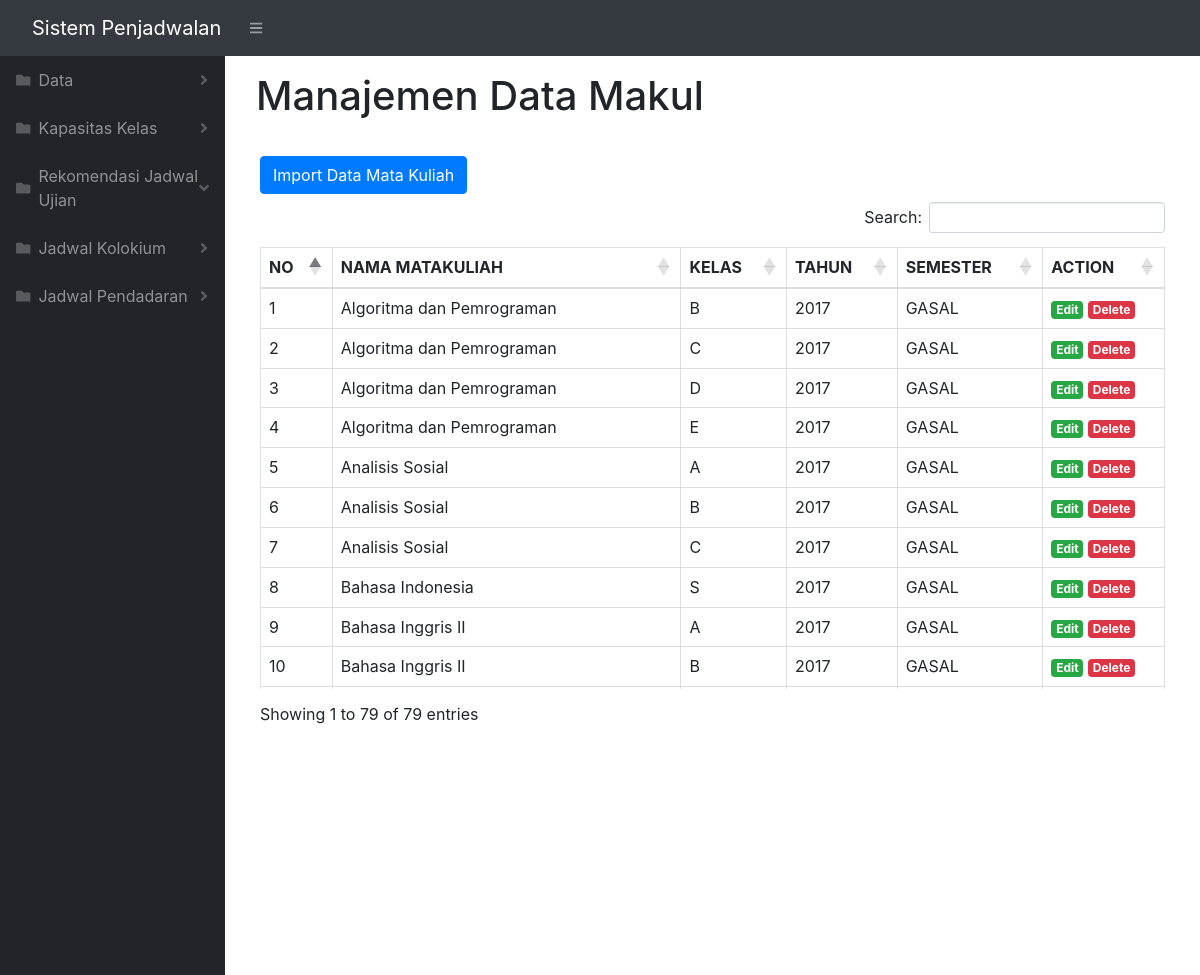
/index.php/rekomendasi/c_makul (upper part), run on an earlier commit of the app's database.
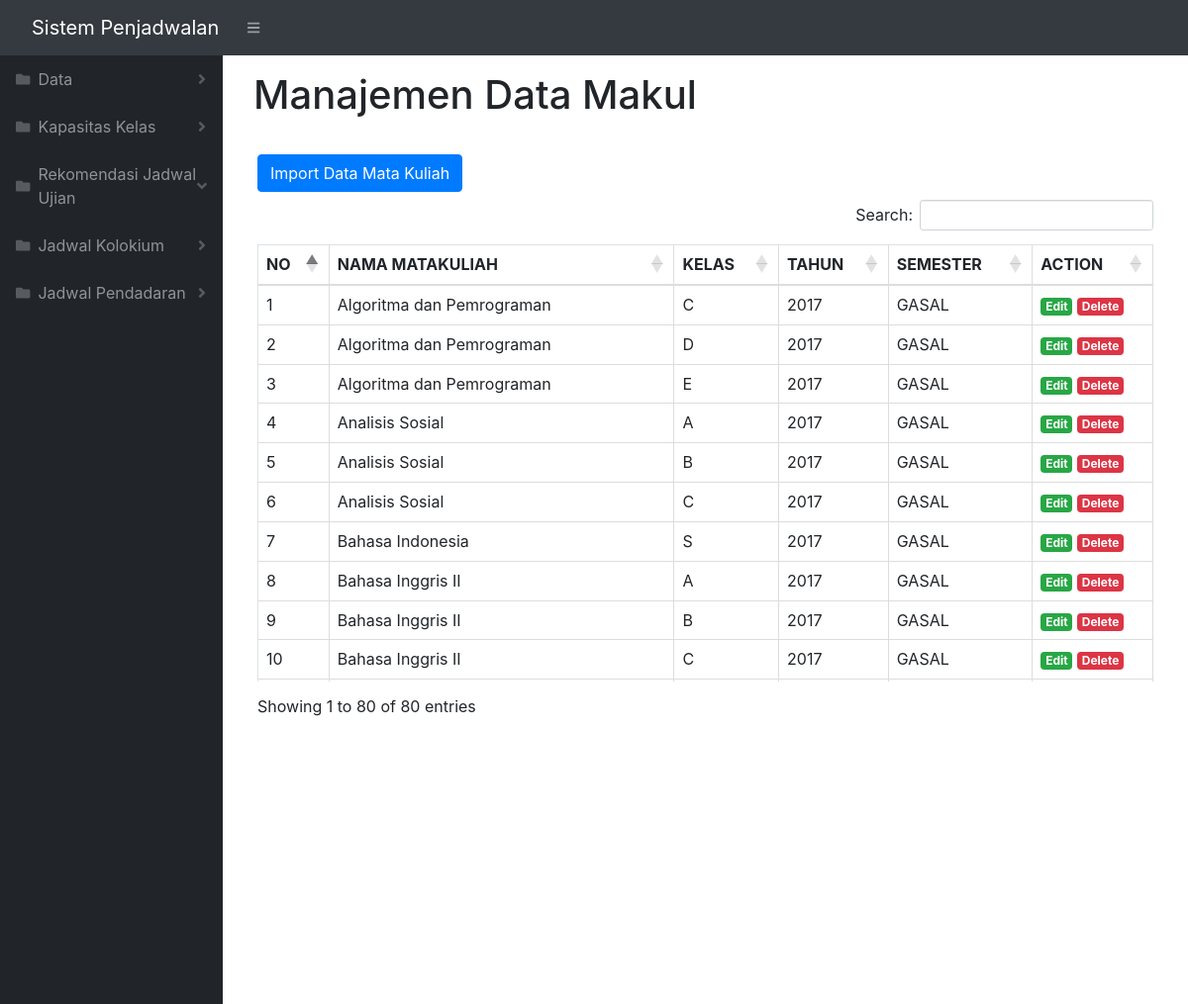
And on a later commit of the database.
### tables this page shows
CREATE TABLE `makul` (
  `idMakul` int(11) NOT NULL,
  `kodeMakul` varchar(255) NOT NULL,
  `tipeMakul` varchar(255) NOT NULL,
  `nama` varchar(255) NOT NULL,
  `tahun` varchar(255) NOT NULL,
  `semester` varchar(255) NOT NULL,
  `kelas` varchar(255) NOT NULL,
  `kapasitas` varchar(255) NOT NULL,
  `idSemester` int(11) NOT NULL
);

### application/controllers/Rekomendasi.php (called while the page is built, shortened)
<?php
class rekomendasi extends CI_Controller
{
    public function __construct()
    {
        $this->load->model('Jadwal_model');
        $this->load->library('excel');
    }
function c_makul() {
    $data['title'] = 'Manajemen Data Makul';
    $this->load->view('templates/header', $data);
    $this->load->view('templates/sidebar', $data);
    $this->load->view('templates/topbar', $data);
    $data['makul'] = $this->Jadwal_model->getDataMatkul();
    $this->load->view('rekomendasi/datamakul',$data);
    $this->load->view('templates/footer', $data);
}
}

### index.php (called while the page is built, shortened)
<?php
require_once BASEPATH.'core/CodeIgniter.php';

### application/models/Jadwal_model.php (called while the page is built, shortened)
<?php
class Jadwal_model extends CI_Model{
    function getDataMatkul(){
    	$hasil = $this->db->query("SELECT * FROM makul");
    	return $hasil->result_array();
    }
}

### application/views/rekomendasi/datamakul.php (the view, shortened to what this page needs)
<div id="layoutSidenav_content">
    <main>
        <div class="container-fluid">
            <nav class="navbar">
                <h1 class="mt-2"><?= $title ?></h1>
            </nav>
            <div class="card-body">
                <a href="http://" class="btn btn-primary mb-2" data-toggle="modal" data-target="#exampleModal">Import
                Data Mata Kuliah</a>
                <div class="table-responsive">
                    <table class="table table-bordered" id="tabelku" width="100%">
                        <thead>
                            <tr>
                                <th>NO</th>
                                <th>NAMA MATAKULIAH</th>
                                <th>KELAS</th>
                                <th>TAHUN</th>
                                <th>SEMESTER</th>
                                <th>ACTION</th>
                            </tr>
                        </thead>
                        <tbody>
                            <?php $i = 1; ?>
                            <?php foreach ($makul as $row) : ?>
                                <tr>
                                    <td><?= $i ?></td>
                                    <td><?php echo $row['nama'] ?></td>
                                    <td><?php echo $row['kelas'] ?></td>
                                    <td><?php echo $row['tahun'] ?></td>
                                    <td><?php echo $row['semester'] ?></td>
                                    <td>
                                        <a href="<?php echo base_url(); ?>home/editMakul/<?= $row['idMakul']; ?>"
                                         class="badge badge-success ">Edit</a>
                                        <a href="<?php echo base_url(); ?>home/deleteMakul/<?= $row['idMakul']; ?>"
                                             class="badge badge-danger"
                                             onclick="return confirm('Are you sure you want to delete <?= $row['nama']; ?>?');">Delete</a>
                                         </td>
                                     </tr>
                                     <?php $i++; ?>
                                 <?php endforeach; ?>
                             </tbody>
                         </table>
                    </div>
                </div>
            </div>
        </main>

What changed in the data, as far as the page shows it:
removed makul: nama "Algoritma dan Pemrograman", kelas "B", tahun "2017", semester "GASAL"
now on this page (row unchanged): makul: nama "Bahasa Inggris II", kelas "C", tahun "2017", semester "GASAL"
Also different on the page:
text written by a page script: "Search: Showing 1 to 79 of 79 entries" → "Search: Showing 1 to 80 of 80 entries"
